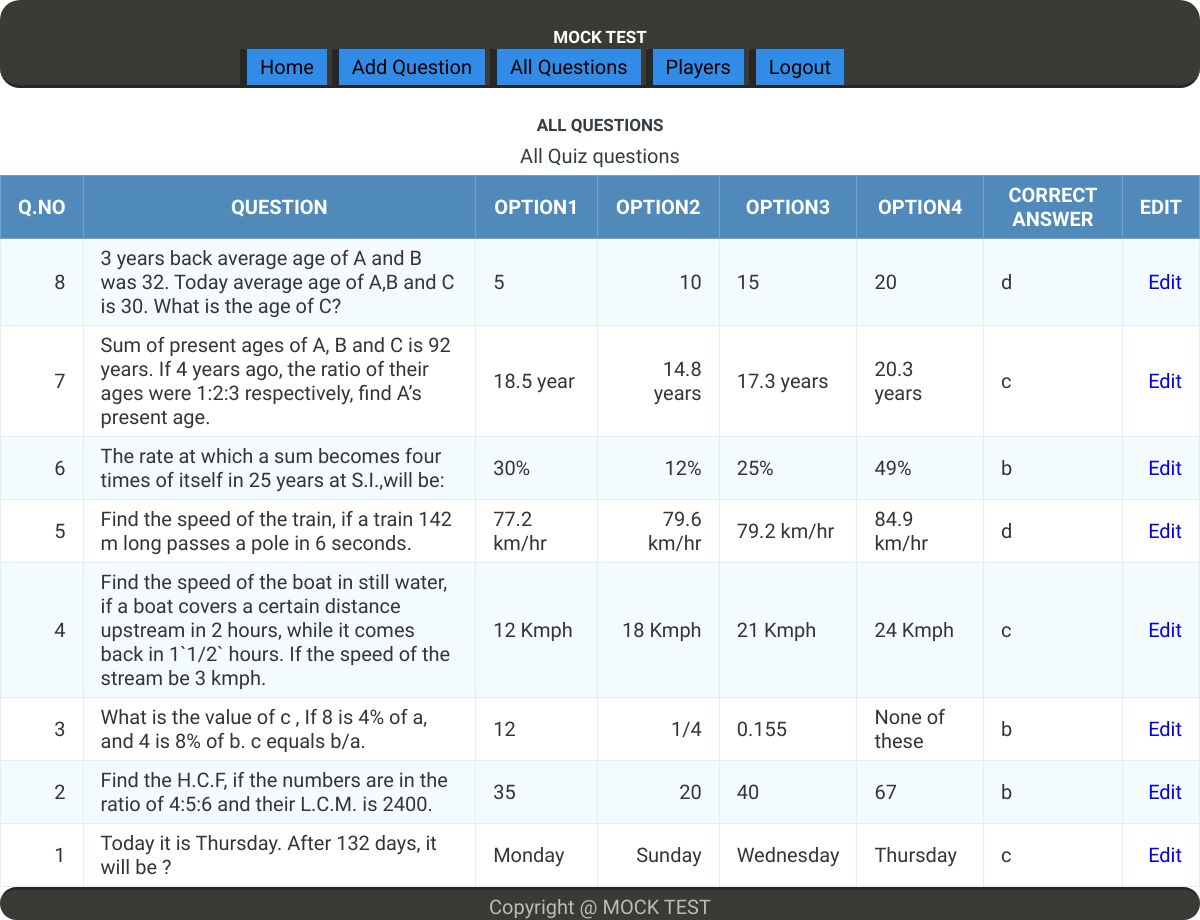
The app's page /allquestions.php (signed in) with its own data.
### tables this page shows
CREATE TABLE `questions` (
  `qid` int(11) NOT NULL,
  `qno` int(11) NOT NULL,
  `question` text NOT NULL,
  `ans1` text NOT NULL,
  `ans2` text NOT NULL,
  `ans3` text NOT NULL,
  `ans4` text NOT NULL,
  `correct_answer` varchar(1) NOT NULL
);

### allquestions.php (the view, shortened to what this page needs)
<?php include "connection.php";
if (isset($_SESSION['admin'])) {
?>
<!DOCTYPE html>
<html>
	<head>
		<link rel="stylesheet" type="text/css" href="css/style.css">
		<link rel="stylesheet" type="text/css" href="css/style1.css">
	</head>
	<body>
		<header>
			<div class="container">
				<h1>MOCK TEST</h1>
				<a href="quiz.php" class="start">Home</a>
				<a href="add.php" class="start">Add Question</a>
				<a href="allquestions.php" class="start">All Questions</a>
				<a href="players.php" class="start">Players</a>
				<a href="exit.php" class="start">Logout</a>
			</div>
		</header>
	<h1> All Questions</h1>
	<table class="data-table">
		<caption class="title">All Quiz questions</caption>
		<thead>
			<tr>
				<th>Q.NO</th>
				<th>Question</th>
				<th>Option1</th>
				<th>Option2</th>
				<th>Option3</th>
				<th>Option4</th>
				<th>Correct Answer </th>
				<th>Edit</th>
			</tr>
		</thead>
		<tbody>
        <?php
            $query = "SELECT * FROM questions ORDER BY qno DESC";
            $select_questions = mysqli_query($conn, $query) or die(mysqli_error($conn));
            if (mysqli_num_rows($select_questions) > 0 ) {
            while ($row = mysqli_fetch_array($select_questions)) {
                $qno = $row['qno'];
                $question = $row['question'];
                $option1 = $row['ans1'];
                $option2 = $row['ans2'];
                $option3 = $row['ans3'];
                $option4 = $row['ans4'];
                $Answer = $row['correct_answer'];
                echo "<tr>";
                echo "<td>$qno</td>";
                echo "<td>$question</td>";
                echo "<td>$option1</td>";
                echo "<td>$option2</td>";
                echo "<td>$option3</td>";
                echo "<td>$option4</td>";
                echo "<td>$Answer</td>";
                echo "<td> <a href='editquestion.php?qno=$qno'> Edit </a></td>";
                echo "</tr>";
             }
         }
        ?>
		</tbody>
	</table>
	<footer>
			<div class="container">
				Copyright @ MOCK TEST
			</div>
		</footer>
</body>
</html>
<?php }
else {
	header("location: admin.php");
}
?>

### css/style.css (style rules this page uses)
* { font-family:unbounded; font-size: 20px; }
body { font-size: 15px; line-height: 1.6em; }
a { text-decoration: none; }
.container { width: 60%; margin: 0 auto; overflow: auto; }
header { border-bottom: 3px #272726 solid; background: #3A3A36; color: white; border-radius: 20px; }
footer { border-top: 3px #272726 solid; background: #3A3A36; color: #BBBBB9; text-align: center; padding-top: 5px; padding-bottom: 5px; border-radius: 20px; height: 20px; }
a.start { display: inline-block; color: #000000; background: #318CE7; border-left: 7px #272726 solid; padding:6px 13px; }

### css/style1.css (style rules this page uses)
* { font-family: unbounded; font-size: 20px; }
body { font-size: 15px; color: #343d44; padding: 0; margin: 0; }
table { margin: auto; font-family: "Lucida Sans Unicode", "Lucida Grande", "Segoe Ui"; font-size: 12px; }
h1 { margin: 25px auto 0; text-align: center; text-transform: uppercase; font-size: 17px; }
table td { transition: all .5s; }
.data-table { border-collapse: collapse; font-size: 14px; min-width: 537px; }
.data-table th, .data-table td { border: 1px solid #e1edff; padding: 7px 17px; }
.data-table caption { margin: 7px; }
.data-table thead th { background-color: #508abb; color: #FFFFFF; border-color: #6ea1cc !important; text-transform: uppercase; }
.data-table tbody td { color: #353535; }
.data-table tbody td:first-child, .data-table tbody td:nth-child(4), .data-table tbody td:last-child { text-align: right; }
.data-table tbody tr:nth-child(odd) td { background-color: #f4fbff; }

### records on screen
questions: qno "8", question "3 years back average age of A and B was 32. Today average age of A,B and C is 30. What is the age of C?", ans1 "5", ans2 "10", ans3 "15", ans4 "20", correct_answer "d"
questions: qno "7", question "Sum of present ages of A, B and C is 92 years. If 4 years ago, the ratio of their ages were 1:2:3 respectively, find A’s present age.", ans1 "18.5 year", ans2 "14.8 years", ans3 "17.3 years", ans4 "20.3 years", correct_answer "c"
questions: qno "6", question "The rate at which a sum becomes four times of itself in 25 years at S.I.,will be:", ans1 "30%", ans2 "12%", ans3 "25%", ans4 "49%", correct_answer "b"
questions: qno "5", question "Find the speed of the train, if a train 142 m long passes a pole in 6 seconds.", ans1 "77.2 km/hr", ans2 "79.6 km/hr", ans3 "79.2 km/hr", ans4 "84.9 km/hr", correct_answer "d"
questions: qno "4", question "Find the speed of the boat in still water, if a boat covers a certain distance upstream in 2 hours, while it comes back in 1`1/2` hours. If the speed of the stream be 3 kmph.", ans1 "12 Kmph", ans2 "18 Kmph", ans3 "21 Kmph", ans4 "24 Kmph", correct_answer "c"
questions: qno "3", question "What is the value of c , If 8 is 4% of a, and 4 is 8% of b. c equals b/a.", ans1 "12", ans2 "1/4", ans3 "0.155", ans4 "None of these", correct_answer "b"
questions: qno "2", question "Find the H.C.F, if the numbers are in the ratio of 4:5:6 and their L.C.M. is 2400.", ans1 "35", ans2 "20", ans3 "40", ans4 "67", correct_answer "b"
questions: qno "1", question "Today it is Thursday. After 132 days, it will be ?", ans1 "Monday", ans2 "Sunday", ans3 "Wednesday", ans4 "Thursday", correct_answer "c"
